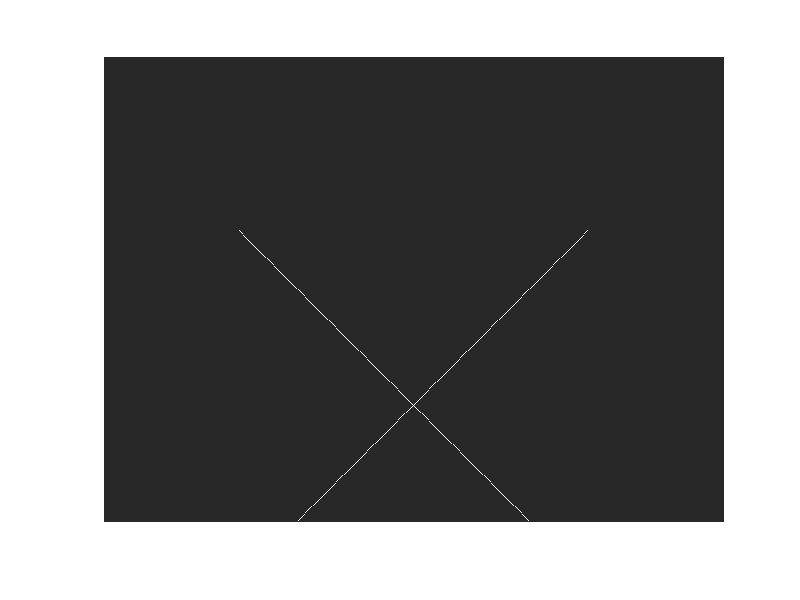

Source code (MATLAB):
clc;
clear;
close all;

img = uint8(zeros(480,640,3));

% Background
img(:,:,1) = 40;
img(:,:,2) = 40;
img(:,:,3) = 40;

% Lane lines
for i = 1:300

    img(480-i,200+i,:) = 255;

    img(480-i,440-i,:) = 255;

end

imshow(img);

imwrite(img,'Lane_Image.jpg');
